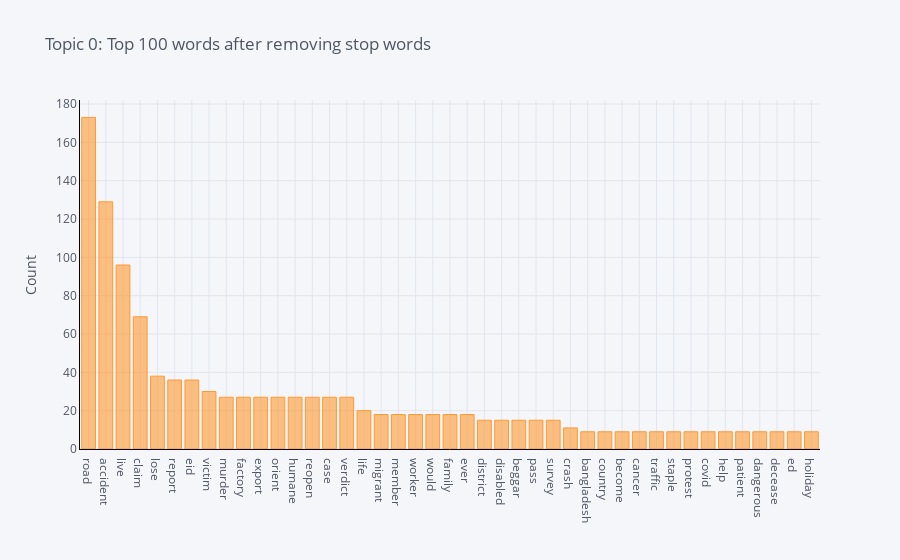
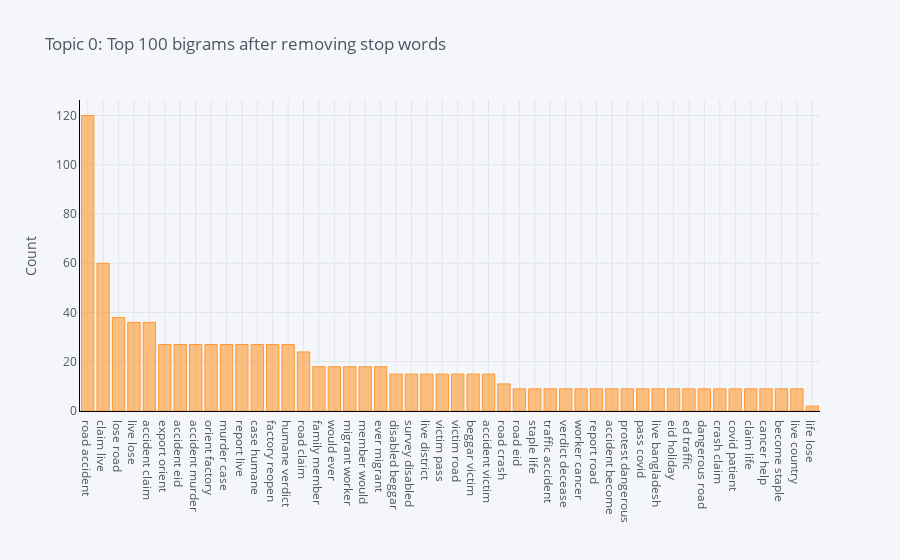
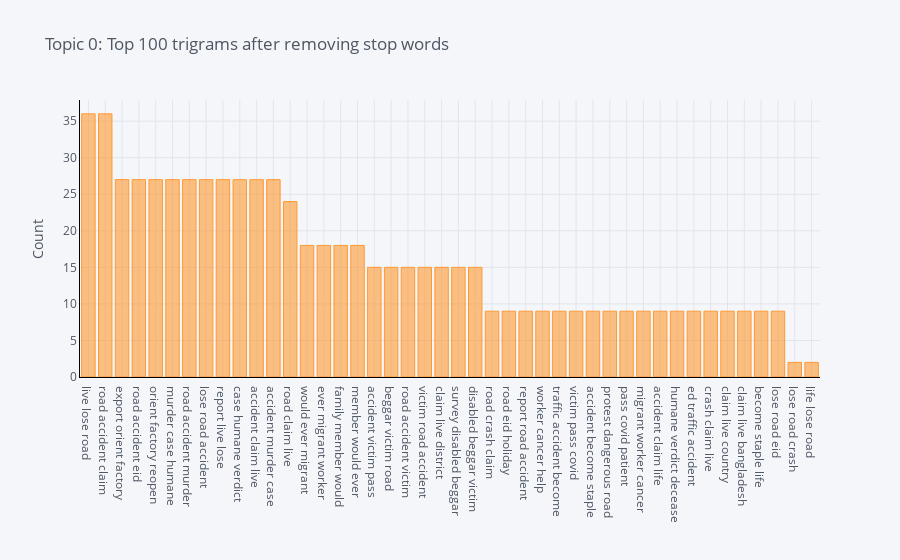
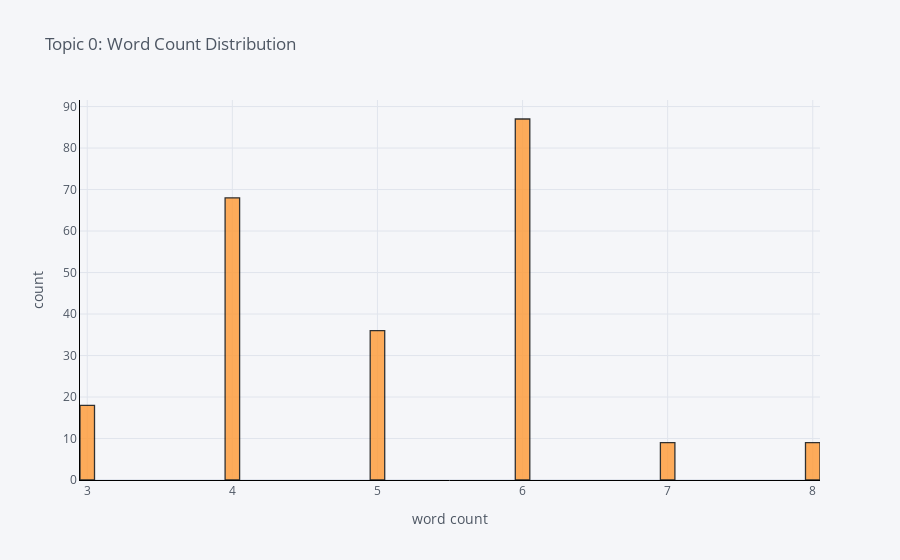

Notebook code for these charts, in order:
### Markdown cell above
### Topic 0

### Code cell
plot_model(lda, plot='wordcloud', topic_num = 'Topic 0')
plot_model(lda, plot='frequency', topic_num = 'Topic 0')
plot_model(lda, plot='bigram', topic_num = 'Topic 0')
plot_model(lda, plot='trigram', topic_num = 'Topic 0')
plot_model(lda, plot='distribution', topic_num = 'Topic 0')
plot_model(lda, plot='sentiment', topic_num = 'Topic 0')

### Figure 1 — Plotly figure (JSON) as saved in the notebook; plotly's stock layout.template omitted (floating-point values rounded to 4 significant figures)
{"data": [{"marker": {"color": "rgba(255, 153, 51, 0.6)", "line": {"color": "rgba(255, 153, 51, 1.0)", "width": 1}}, "name": "count", "orientation": "v", "text": "", "type": "bar", "x": ["road", "accident", "live", "claim", "lose", "report", "eid", "victim", "murder", "factory", "export", "orient", "humane", "reopen", "case", "verdict", "life", "migrant", "member", "worker", "would", "family", "ever", "district", "disabled", "beggar", "pass", "survey", "crash", "bangladesh", "country", "become", "cancer", "traffic", "staple", "protest", "covid", "help", "patient", "dangerous", "decease", "ed", "holiday"], "y": [173, 129, 96, 69, 38, 36, 36, 30, 27, 27, 27, 27, 27, 27, 27, 27, 20, 18, 18, 18, 18, 18, 18, 15, 15, 15, 15, 15, 11, 9, 9, 9, 9, 9, 9, 9, 9, 9, 9, 9, 9, 9, 9]}], "layout": {"legend": {"bgcolor": "#F5F6F9", "font": {"color": "#4D5663"}}, "paper_bgcolor": "#F5F6F9", "plot_bgcolor": "#F5F6F9", "title": {"font": {"color": "#4D5663"}, "text": "Topic 0: Top 100 words after removing stop words"}, "xaxis": {"gridcolor": "#E1E5ED", "linecolor": "black", "showgrid": true, "tickfont": {"color": "#4D5663"}, "title": {"font": {"color": "#4D5663"}, "text": ""}, "zerolinecolor": "#E1E5ED", "type": "category", "range": [-0.5, 42.5], "autorange": true}, "yaxis": {"gridcolor": "#E1E5ED", "linecolor": "black", "showgrid": true, "tickfont": {"color": "#4D5663"}, "title": {"font": {"color": "#4D5663"}, "text": "Count"}, "zerolinecolor": "#E1E5ED", "type": "linear", "range": [0, 182.1], "autorange": true}, "autosize": true}}

### Figure 2 — Plotly figure (JSON) as saved in the notebook; plotly's stock layout.template omitted (floating-point values rounded to 4 significant figures)
{"data": [{"marker": {"color": "rgba(255, 153, 51, 0.6)", "line": {"color": "rgba(255, 153, 51, 1.0)", "width": 1}}, "name": "count", "orientation": "v", "text": "", "type": "bar", "x": ["road accident", "claim live", "lose road", "live lose", "accident claim", "export orient", "accident eid", "accident murder", "orient factory", "murder case", "report live", "case humane", "factory reopen", "humane verdict", "road claim", "family member", "would ever", "migrant worker", "member would", "ever migrant", "disabled beggar", "survey disabled", "live district", "victim pass", "victim road", "beggar victim", "accident victim", "road crash", "road eid", "staple life", "traffic accident", "verdict decease", "worker cancer", "report road", "accident become", "protest dangerous", "pass covid", "live bangladesh", "eid holiday", "ed traffic", "dangerous road", "crash claim", "covid patient", "claim life", "cancer help", "become staple", "live country", "life lose"], "y": [120, 60, 38, 36, 36, 27, 27, 27, 27, 27, 27, 27, 27, 27, 24, 18, 18, 18, 18, 18, 15, 15, 15, 15, 15, 15, 15, 11, 9, 9, 9, 9, 9, 9, 9, 9, 9, 9, 9, 9, 9, 9, 9, 9, 9, 9, 9, 2]}], "layout": {"legend": {"bgcolor": "#F5F6F9", "font": {"color": "#4D5663"}}, "paper_bgcolor": "#F5F6F9", "plot_bgcolor": "#F5F6F9", "title": {"font": {"color": "#4D5663"}, "text": "Topic 0: Top 100 bigrams after removing stop words"}, "xaxis": {"gridcolor": "#E1E5ED", "linecolor": "black", "showgrid": true, "tickfont": {"color": "#4D5663"}, "title": {"font": {"color": "#4D5663"}, "text": ""}, "zerolinecolor": "#E1E5ED", "type": "category", "range": [-0.5, 47.5], "autorange": true}, "yaxis": {"gridcolor": "#E1E5ED", "linecolor": "black", "showgrid": true, "tickfont": {"color": "#4D5663"}, "title": {"font": {"color": "#4D5663"}, "text": "Count"}, "zerolinecolor": "#E1E5ED", "type": "linear", "range": [0, 126.3], "autorange": true}, "autosize": true}}

### Figure 3 — Plotly figure (JSON) as saved in the notebook; plotly's stock layout.template omitted (floating-point values rounded to 4 significant figures)
{"data": [{"marker": {"color": "rgba(255, 153, 51, 0.6)", "line": {"color": "rgba(255, 153, 51, 1.0)", "width": 1}}, "name": "count", "orientation": "v", "text": "", "type": "bar", "x": ["live lose road", "road accident claim", "export orient factory", "road accident eid", "orient factory reopen", "murder case humane", "road accident murder", "lose road accident", "report live lose", "case humane verdict", "accident claim live", "accident murder case", "road claim live", "would ever migrant", "ever migrant worker", "family member would", "member would ever", "accident victim pass", "beggar victim road", "road accident victim", "victim road accident", "claim live district", "survey disabled beggar", "disabled beggar victim", "road crash claim", "road eid holiday", "report road accident", "worker cancer help", "traffic accident become", "victim pass covid", "accident become staple", "protest dangerous road", "pass covid patient", "migrant worker cancer", "accident claim life", "humane verdict decease", "ed traffic accident", "crash claim live", "claim live country", "claim live bangladesh", "become staple life", "lose road eid", "lose road crash", "life lose road"], "y": [36, 36, 27, 27, 27, 27, 27, 27, 27, 27, 27, 27, 24, 18, 18, 18, 18, 15, 15, 15, 15, 15, 15, 15, 9, 9, 9, 9, 9, 9, 9, 9, 9, 9, 9, 9, 9, 9, 9, 9, 9, 9, 2, 2]}], "layout": {"legend": {"bgcolor": "#F5F6F9", "font": {"color": "#4D5663"}}, "paper_bgcolor": "#F5F6F9", "plot_bgcolor": "#F5F6F9", "title": {"font": {"color": "#4D5663"}, "text": "Topic 0: Top 100 trigrams after removing stop words"}, "xaxis": {"gridcolor": "#E1E5ED", "linecolor": "black", "showgrid": true, "tickfont": {"color": "#4D5663"}, "title": {"font": {"color": "#4D5663"}, "text": ""}, "zerolinecolor": "#E1E5ED", "type": "category", "range": [-0.5, 43.5], "autorange": true}, "yaxis": {"gridcolor": "#E1E5ED", "linecolor": "black", "showgrid": true, "tickfont": {"color": "#4D5663"}, "title": {"font": {"color": "#4D5663"}, "text": "Count"}, "zerolinecolor": "#E1E5ED", "type": "linear", "range": [0, 37.89], "autorange": true}, "autosize": true}}

### Figure 4 — Plotly figure (JSON) as saved in the notebook; plotly's stock layout.template omitted (floating-point values rounded to 4 significant figures; data arrays with more than 128 entries replaced by an {"elided": "..."} marker saying what was removed)
{"data": [{"histfunc": "count", "histnorm": "", "marker": {"color": "rgba(255, 153, 51, 1.0)", "line": {"color": "#000000", "width": 1.3}}, "name": "description_text", "nbinsx": 100, "opacity": 0.8, "orientation": "v", "type": "histogram", "x": {"elided": "227 int values"}}], "layout": {"barmode": "overlay", "legend": {"bgcolor": "#F5F6F9", "font": {"color": "#4D5663"}}, "paper_bgcolor": "#F5F6F9", "plot_bgcolor": "#F5F6F9", "title": {"font": {"color": "#4D5663"}, "text": "Topic 0: Word Count Distribution"}, "xaxis": {"gridcolor": "#E1E5ED", "linecolor": "black", "showgrid": true, "tickfont": {"color": "#4D5663"}, "title": {"font": {"color": "#4D5663"}, "text": "word count"}, "zerolinecolor": "#E1E5ED", "type": "linear", "range": [2.95, 8.05], "autorange": true}, "yaxis": {"gridcolor": "#E1E5ED", "linecolor": "black", "showgrid": true, "tickfont": {"color": "#4D5663"}, "title": {"font": {"color": "#4D5663"}, "text": "count"}, "zerolinecolor": "#E1E5ED", "range": [0, 91.58], "autorange": true}, "autosize": true}}
